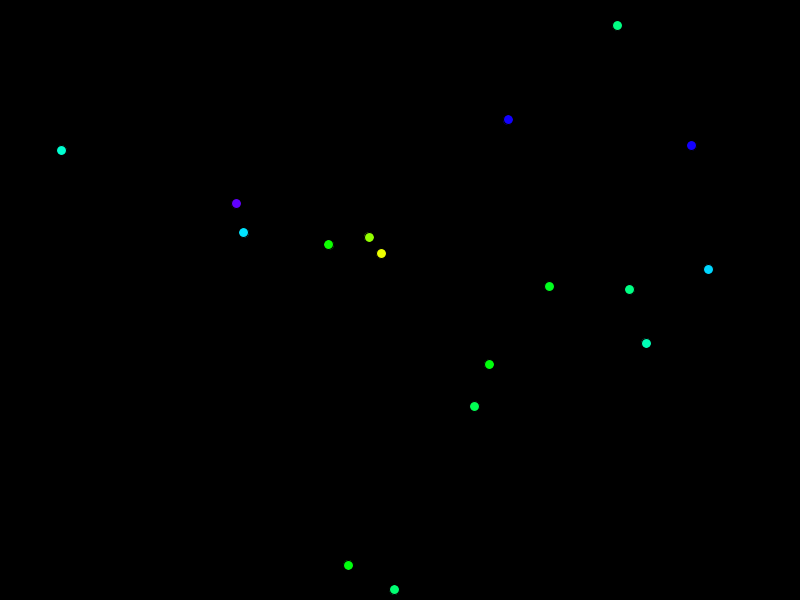
Frame 1 (no input)
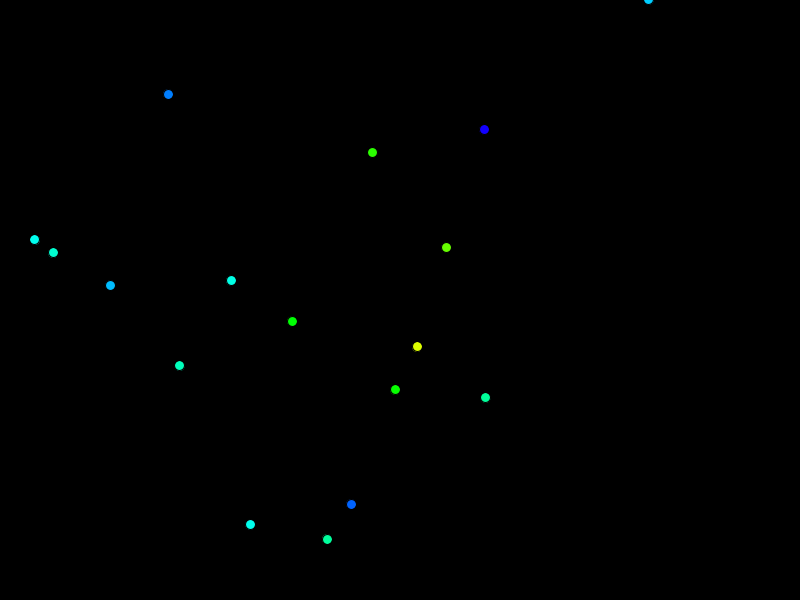
Frame 60 (the mouse pressed at the canvas centre just before this capture)
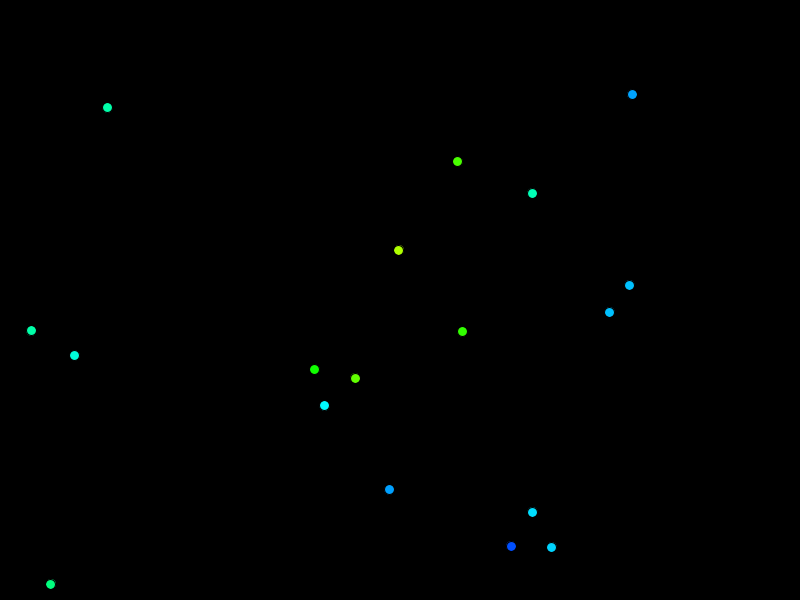
Frame 120 (the mouse held since frame 60 and released just before this capture)

The Processing sketch that drew these frames (run headless with seeded random() and noise(); from frame 60 on, the mouse is pressed at the canvas centre):

// Processing sketch: swirling_chaos_pattern
// ── swirling_chaos_pattern.pde
float noiseScale = 0.02; // Controls the scale of Perlin noise
float noiseStrength = 150; // Controls the strength of the noise effect
float angleOffset = 0; // Offset angle for swirling effect
float angleIncrement = 0.001; // Controls the rate of change for the angle

void setup() {
  size(800, 600);
  background(0);
  colorMode(HSB, 360, 100, 100);
}

void draw() {
  background(0);
  
  // Calculate center of the canvas
  float centerX = width / 2;
  float centerY = height / 2;
  
  // Update angle offset based on mouse position
  angleOffset += angleIncrement;
  
  // Draw swirling pattern
  for (float radius = 50; radius < width; radius += 20) {
    float angle = noise((centerX + cos(angleOffset) * radius) * noiseScale, (centerY + sin(angleOffset) * radius) * noiseScale) * TWO_PI * noiseStrength;
    float x = centerX + cos(angle) * radius;
    float y = centerY + sin(angle) * radius;
    fill(map(angle, 0, TWO_PI * noiseStrength, 0, 360), 100, 100);
    ellipse(x, y, 10, 10);
  }
}
